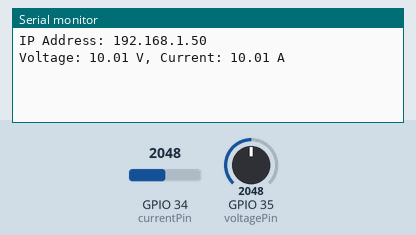
A sketch run on a simulated ESP32. Parts: the last lines printed to the serial monitor. The test bench sets the inputs (shaded band); at power-on: GPIO 34 (currentPin) = 2048, GPIO 35 (voltagePin) = 2048. WiFi joins after 1.5 s; servers stay silent unless stated.

Above: at 2.7 s.
2.8 s: GPIO 34 (currentPin) set to 2866
10.7 s: GPIO 35 (voltagePin) set to 2866
At 13.0 s:
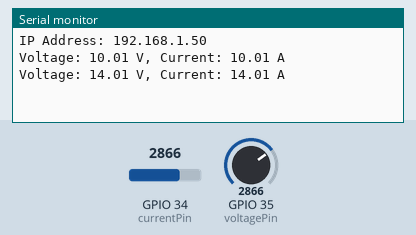
18.6 s: GPIO 34 (currentPin) set to 3603
At 23.5 s:
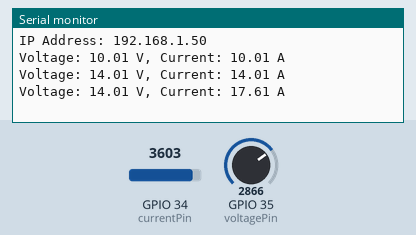
26.5 s: GPIO 35 (voltagePin) set to 3603
At 33.9 s:
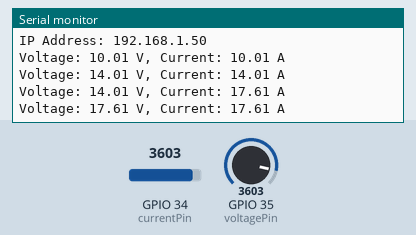
Timing chart, 0 to 35.4 s (numbered marks = the images above; inputs shaded):
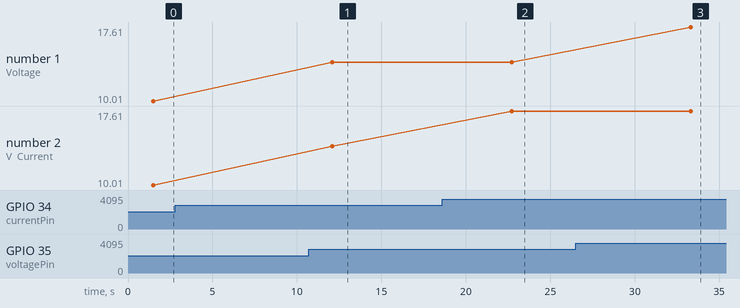

Measured:
- after the input at 10.7 s, the serial monitor: prints a new line after 1.4 s (image 1)
- after the input at 18.6 s, the serial monitor: prints a new line after 4.1 s (image 2)
- after the input at 26.5 s, the serial monitor: prints a new line after 6.8 s (image 3)
- plotted number 2: 14.01 → 17.61 after the input at 18.6 s

The sketch:

codeESP32.ino
```cpp
#include <Arduino.h>
#include <WiFi.h>
#include <ThingSpeak.h>

const char* ssid = "AB";
const char* password = "12345678";

const char* thingSpeakAddress = "api.thingspeak.com";
unsigned long channelID = 2536537;
const char* writeAPIKey = "3T0JW37E2YOXMQ33";

const int voltagePin = A7;  // Analog pin connected to the voltage sensor
const int currentPin = A6;  // Analog pin connected to the current sensor

WiFiClient client;

void init_Wifi() {
  WiFi.mode(WIFI_STA);
  WiFi.begin(ssid, password);
  if (WiFi.waitForConnectResult() != WL_CONNECTED) {
    Serial.printf("WiFi Failed!\n");
    return;
  }
  Serial.print("IP Address: ");
  Serial.println(WiFi.localIP());
}

void setup() {
  Serial.begin(9600);
  init_Wifi();
  ThingSpeak.begin(client);
}

void loop() {
  // Read voltage and current values
  int voltageValue = analogRead(voltagePin);
  int currentValue = analogRead(currentPin);

  // Convert the analog readings to actual voltage and current values
  float voltage = voltageValue * (5.0 / 1023.0);  // Assuming 5V reference voltage
  float current = currentValue * (5.0 / 1023.0);  // Assuming 5V reference voltage

  // Print the values to the serial monitor
  Serial.print("Voltage: ");
  Serial.print(voltage);
  Serial.print(" V, Current: ");
  Serial.print(current);
  Serial.println(" A");

  // Send data to ThingSpeak
  ThingSpeak.writeField(channelID, 1, voltage, writeAPIKey);
  ThingSpeak.writeField(channelID, 2, current, writeAPIKey);

  delay(10000); // Wait for 10 seconds before sending next data point
}
```
